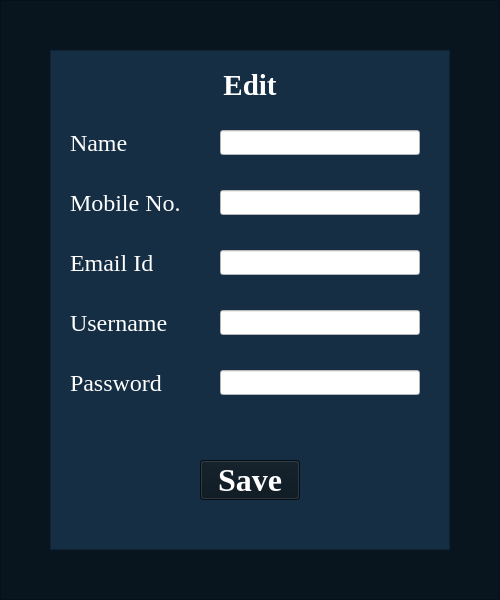
<?xml version="1.0" encoding="UTF-8"?>
<ui version="4.0">
 <class>MainWindow</class>
 <widget class="QMainWindow" name="MainWindow">
  <property name="geometry">
   <rect>
    <x>0</x>
    <y>0</y>
    <width>500</width>
    <height>600</height>
   </rect>
  </property>
  <property name="windowTitle">
   <string>MainWindow</string>
  </property>
  <widget class="QWidget" name="centralwidget">
   <widget class="QFrame" name="frame">
    <property name="geometry">
     <rect>
      <x>0</x>
      <y>0</y>
      <width>500</width>
      <height>600</height>
     </rect>
    </property>
    <property name="styleSheet">
     <string notr="true">background-color: rgb(9, 21, 30);</string>
    </property>
    <property name="frameShape">
     <enum>QFrame::StyledPanel</enum>
    </property>
    <property name="frameShadow">
     <enum>QFrame::Raised</enum>
    </property>
    <widget class="QFrame" name="frame_2">
     <property name="geometry">
      <rect>
       <x>50</x>
       <y>50</y>
       <width>400</width>
       <height>500</height>
      </rect>
     </property>
     <property name="styleSheet">
      <string notr="true">background-color: rgb(21, 46, 67);</string>
     </property>
     <property name="frameShape">
      <enum>QFrame::StyledPanel</enum>
     </property>
     <property name="frameShadow">
      <enum>QFrame::Raised</enum>
     </property>
     <widget class="QLabel" name="label">
      <property name="geometry">
       <rect>
        <x>150</x>
        <y>20</y>
        <width>100</width>
        <height>30</height>
       </rect>
      </property>
      <property name="font">
       <font>
        <family>Times New Roman</family>
        <pointsize>22</pointsize>
        <weight>75</weight>
        <bold>true</bold>
       </font>
      </property>
      <property name="styleSheet">
       <string notr="true">color: rgb(255, 255, 255);</string>
      </property>
      <property name="text">
       <string>Edit</string>
      </property>
      <property name="alignment">
       <set>Qt::AlignCenter</set>
      </property>
     </widget>
     <widget class="QLabel" name="label_2">
      <property name="geometry">
       <rect>
        <x>20</x>
        <y>80</y>
        <width>150</width>
        <height>25</height>
       </rect>
      </property>
      <property name="font">
       <font>
        <family>Times New Roman</family>
        <pointsize>18</pointsize>
       </font>
      </property>
      <property name="styleSheet">
       <string notr="true">color: rgb(255, 255, 255);</string>
      </property>
      <property name="text">
       <string>Name</string>
      </property>
     </widget>
     <widget class="QLineEdit" name="lineEdit">
      <property name="geometry">
       <rect>
        <x>170</x>
        <y>80</y>
        <width>200</width>
        <height>25</height>
       </rect>
      </property>
      <property name="font">
       <font>
        <family>Times New Roman</family>
        <pointsize>16</pointsize>
       </font>
      </property>
      <property name="styleSheet">
       <string notr="true">background-color: rgb(255, 255, 255);</string>
      </property>
     </widget>
     <widget class="QLabel" name="label_3">
      <property name="geometry">
       <rect>
        <x>20</x>
        <y>140</y>
        <width>150</width>
        <height>25</height>
       </rect>
      </property>
      <property name="font">
       <font>
        <family>Times New Roman</family>
        <pointsize>18</pointsize>
       </font>
      </property>
      <property name="styleSheet">
       <string notr="true">color: rgb(255, 255, 255);</string>
      </property>
      <property name="text">
       <string>Mobile No.</string>
      </property>
     </widget>
     <widget class="QLabel" name="label_4">
      <property name="geometry">
       <rect>
        <x>20</x>
        <y>200</y>
        <width>150</width>
        <height>25</height>
       </rect>
      </property>
      <property name="font">
       <font>
        <family>Times New Roman</family>
        <pointsize>18</pointsize>
       </font>
      </property>
      <property name="styleSheet">
       <string notr="true">color: rgb(255, 255, 255);</string>
      </property>
      <property name="text">
       <string>Email Id</string>
      </property>
     </widget>
     <widget class="QLabel" name="label_5">
      <property name="geometry">
       <rect>
        <x>20</x>
        <y>260</y>
        <width>150</width>
        <height>25</height>
       </rect>
      </property>
      <property name="font">
       <font>
        <family>Times New Roman</family>
        <pointsize>18</pointsize>
       </font>
      </property>
      <property name="styleSheet">
       <string notr="true">color: rgb(255, 255, 255);</string>
      </property>
      <property name="text">
       <string>Username</string>
      </property>
     </widget>
     <widget class="QLabel" name="label_6">
      <property name="geometry">
       <rect>
        <x>20</x>
        <y>320</y>
        <width>150</width>
        <height>25</height>
       </rect>
      </property>
      <property name="font">
       <font>
        <family>Times New Roman</family>
        <pointsize>18</pointsize>
       </font>
      </property>
      <property name="styleSheet">
       <string notr="true">color: rgb(255, 255, 255);</string>
      </property>
      <property name="text">
       <string>Password</string>
      </property>
     </widget>
     <widget class="QLineEdit" name="lineEdit_2">
      <property name="geometry">
       <rect>
        <x>170</x>
        <y>140</y>
        <width>200</width>
        <height>25</height>
       </rect>
      </property>
      <property name="font">
       <font>
        <family>Times New Roman</family>
        <pointsize>16</pointsize>
       </font>
      </property>
      <property name="styleSheet">
       <string notr="true">background-color: rgb(255, 255, 255);</string>
      </property>
     </widget>
     <widget class="QLineEdit" name="lineEdit_3">
      <property name="geometry">
       <rect>
        <x>170</x>
        <y>200</y>
        <width>200</width>
        <height>25</height>
       </rect>
      </property>
      <property name="font">
       <font>
        <family>Times New Roman</family>
        <pointsize>16</pointsize>
       </font>
      </property>
      <property name="styleSheet">
       <string notr="true">background-color: rgb(255, 255, 255);</string>
      </property>
     </widget>
     <widget class="QLineEdit" name="lineEdit_4">
      <property name="geometry">
       <rect>
        <x>170</x>
        <y>260</y>
        <width>200</width>
        <height>25</height>
       </rect>
      </property>
      <property name="font">
       <font>
        <family>Times New Roman</family>
        <pointsize>16</pointsize>
       </font>
      </property>
      <property name="styleSheet">
       <string notr="true">background-color: rgb(255, 255, 255);</string>
      </property>
     </widget>
     <widget class="QLineEdit" name="lineEdit_5">
      <property name="geometry">
       <rect>
        <x>170</x>
        <y>320</y>
        <width>200</width>
        <height>25</height>
       </rect>
      </property>
      <property name="font">
       <font>
        <family>Times New Roman</family>
        <pointsize>16</pointsize>
       </font>
      </property>
      <property name="styleSheet">
       <string notr="true">background-color: rgb(255, 255, 255);</string>
      </property>
     </widget>
     <widget class="QPushButton" name="pushButton">
      <property name="geometry">
       <rect>
        <x>150</x>
        <y>410</y>
        <width>100</width>
        <height>40</height>
       </rect>
      </property>
      <property name="font">
       <font>
        <family>Times New Roman</family>
        <pointsize>24</pointsize>
        <weight>75</weight>
        <bold>true</bold>
       </font>
      </property>
      <property name="styleSheet">
       <string notr="true">background-color: rgb(9, 21, 30);
color: rgb(255, 255, 255);</string>
      </property>
      <property name="text">
       <string>Save</string>
      </property>
     </widget>
    </widget>
   </widget>
  </widget>
 </widget>
 <resources/>
 <connections/>
</ui>
